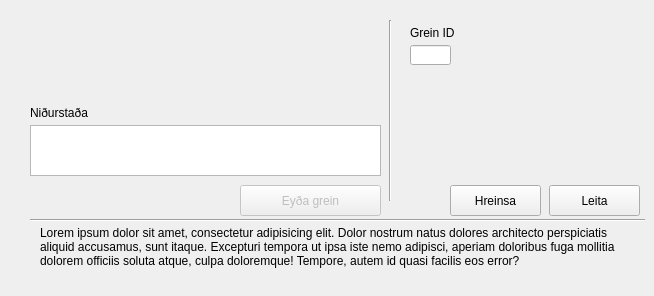
      <widget class="QWidget" name="divisionsTabDelete">
       <attribute name="title">
        <string>Grein</string>
       </attribute>
       <widget class="QPushButton" name="pushButton_16">
        <property name="enabled">
         <bool>false</bool>
        </property>
        <property name="geometry">
         <rect>
          <x>240</x>
          <y>185</y>
          <width>141</width>
          <height>31</height>
         </rect>
        </property>
        <property name="sizePolicy">
         <sizepolicy hsizetype="Minimum" vsizetype="Fixed">
          <horstretch>0</horstretch>
          <verstretch>0</verstretch>
         </sizepolicy>
        </property>
        <property name="layoutDirection">
         <enum>Qt::LeftToRight</enum>
        </property>
        <property name="autoFillBackground">
         <bool>false</bool>
        </property>
        <property name="text">
         <string>Eyða grein</string>
        </property>
        <property name="autoDefault">
         <bool>false</bool>
        </property>
        <property name="default">
         <bool>true</bool>
        </property>
        <property name="flat">
         <bool>false</bool>
        </property>
       </widget>
       <widget class="QLineEdit" name="lineEdit_62">
        <property name="geometry">
         <rect>
          <x>410</x>
          <y>45</y>
          <width>41</width>
          <height>20</height>
         </rect>
        </property>
        <property name="inputMask">
         <string/>
        </property>
        <property name="text">
         <string/>
        </property>
        <property name="maxLength">
         <number>11</number>
        </property>
        <property name="placeholderText">
         <string/>
        </property>
       </widget>
       <widget class="Line" name="line_58">
        <property name="geometry">
         <rect>
          <x>380</x>
          <y>20</y>
          <width>20</width>
          <height>181</height>
         </rect>
        </property>
        <property name="orientation">
         <enum>Qt::Vertical</enum>
        </property>
       </widget>
       <widget class="QPushButton" name="pushButton_54">
        <property name="geometry">
         <rect>
          <x>450</x>
          <y>185</y>
          <width>91</width>
          <height>31</height>
         </rect>
        </property>
        <property name="text">
         <string>Hreinsa</string>
        </property>
       </widget>
       <widget class="QLabel" name="label_179">
        <property name="geometry">
         <rect>
          <x>410</x>
          <y>20</y>
          <width>101</width>
          <height>20</height>
         </rect>
        </property>
        <property name="text">
         <string>Grein ID</string>
        </property>
        <property name="alignment">
         <set>Qt::AlignBottom|Qt::AlignLeading|Qt::AlignLeft</set>
        </property>
       </widget>
       <widget class="QPushButton" name="pushButton_55">
        <property name="geometry">
         <rect>
          <x>549</x>
          <y>185</y>
          <width>91</width>
          <height>31</height>
         </rect>
        </property>
        <property name="text">
         <string>Leita</string>
        </property>
       </widget>
       <widget class="QTreeWidget" name="treeWidget_40">
        <property name="geometry">
         <rect>
          <x>30</x>
          <y>125</y>
          <width>351</width>
          <height>51</height>
         </rect>
        </property>
        <property name="alternatingRowColors">
         <bool>false</bool>
        </property>
        <property name="columnCount">
         <number>0</number>
        </property>
       </widget>
       <widget class="QLabel" name="label_138">
        <property name="geometry">
         <rect>
          <x>30</x>
          <y>100</y>
          <width>101</width>
          <height>20</height>
         </rect>
        </property>
        <property name="text">
         <string>Niðurstaða</string>
        </property>
        <property name="alignment">
         <set>Qt::AlignBottom|Qt::AlignLeading|Qt::AlignLeft</set>
        </property>
       </widget>
       <widget class="Line" name="line_66">
        <property name="geometry">
         <rect>
          <x>30</x>
          <y>210</y>
          <width>615</width>
          <height>20</height>
         </rect>
        </property>
        <property name="orientation">
         <enum>Qt::Horizontal</enum>
        </property>
       </widget>
       <widget class="QLabel" name="label_191">
        <property name="geometry">
         <rect>
          <x>40</x>
          <y>226</y>
          <width>591</width>
          <height>61</height>
         </rect>
        </property>
        <property name="text">
         <string>Lorem ipsum dolor sit amet, consectetur adipisicing elit. Dolor nostrum natus dolores architecto perspiciatis aliquid accusamus, sunt itaque. Excepturi tempora ut ipsa iste nemo adipisci, aperiam doloribus fuga mollitia dolorem officiis soluta atque, culpa doloremque! Tempore, autem id quasi facilis eos error?</string>
        </property>
        <property name="textFormat">
         <enum>Qt::AutoText</enum>
        </property>
        <property name="scaledContents">
         <bool>false</bool>
        </property>
        <property name="alignment">
         <set>Qt::AlignLeading|Qt::AlignLeft|Qt::AlignTop</set>
        </property>
        <property name="wordWrap">
         <bool>true</bool>
        </property>
       </widget>
      </widget>
